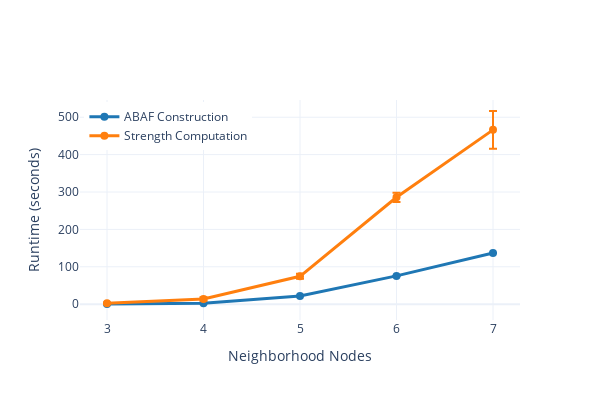
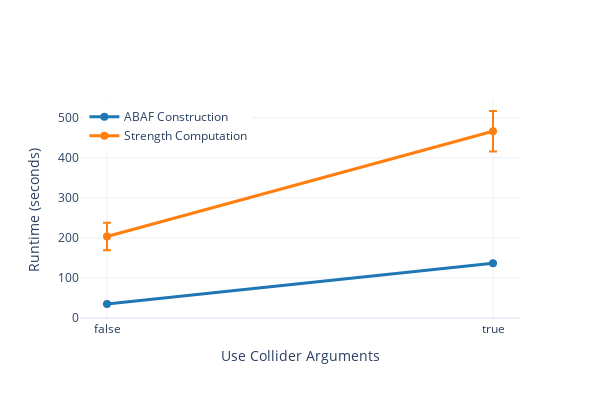
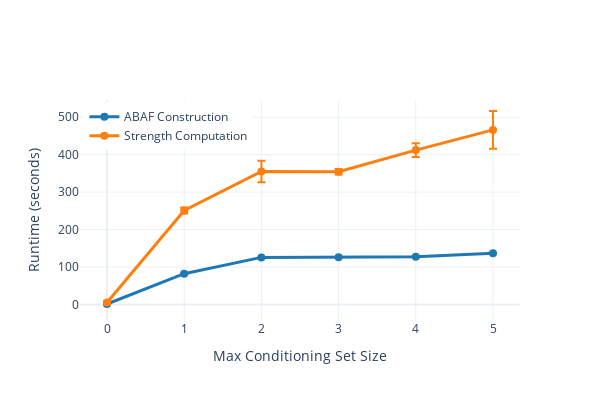
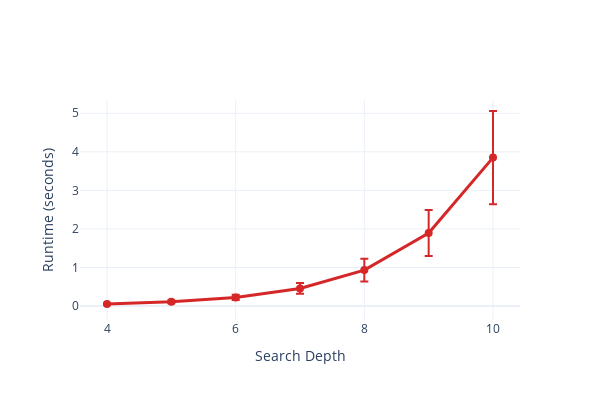

Notebook code for these charts, in order:
### Code cell
# Generate all runtime ablation plots

# 1. Neighbourhood N Nodes runtime ablation
print("1. Neighbourhood N Nodes Runtime Ablation")
runtime_stats_cycle = create_runtime_ablation_plot('neighbourhood_n_nodes', 
                                                   name='runtimes_neighbourhood_nodes.png',
                                                   cols_to_plot=[
                                                         'elapsed_bsaf_creation', 
                                                         'elapsed_model_solution', 
                                                        #  'aba_elapsed', 
                                                        #  'ranking_elapsed'
                                                   ])

# 2. Use collider arguments runtime ablation
print("\n2. Use Collider Arguments Runtime Ablation")
runtime_stats_ct_depth = create_runtime_ablation_plot('use_collider_arguments',
                                                      name='runtimes_use_collider.png',
                                                      cols_to_plot=[
                                                         'elapsed_bsaf_creation', 
                                                         'elapsed_model_solution', 
                                                        #  'aba_elapsed', 
                                                        #  'ranking_elapsed'
                                                   ])

# 3. Max C Set Size runtime ablation  
print("\n3. Max C Set Size Runtime Ablation")
runtime_stats_c_set = create_runtime_ablation_plot('max_c_set_size',
                                                      name='runtimes_max_c_set.png',
                                                      cols_to_plot=[
                                                         'elapsed_bsaf_creation', 
                                                         'elapsed_model_solution', 
                                                        #  'aba_elapsed', 
                                                        #  'ranking_elapsed'
                                                   ])

# 4. Search Depth runtime ablation
print("\n4. Search Depth Runtime Ablation") 
runtime_stats_search = create_runtime_ablation_plot('search_depth',
                                                      name='runtimes_search_depth.png',
                                                    cols_to_plot=[
                                                        #  'elapsed_bsaf_creation', 
                                                        #  'elapsed_model_solution', 
                                                        #  'aba_elapsed', 
                                                         'ranking_elapsed'
                                                   ])

### Figure 1 — Plotly figure (JSON) as saved in the notebook; plotly's stock layout.template omitted (floating-point values rounded to 4 significant figures)
{"data": [{"error_y": {"array": [0.0, 0.0, 0.0, 0.0, 0.0], "type": "data", "visible": true}, "line": {"color": "#1f77b4", "width": 3}, "marker": {"size": 8}, "mode": "lines+markers", "name": "ABAF Construction", "type": "scatter", "x": [3, 4, 5, 6, 7], "y": [0.3522, 2.111, 21.65, 75.52, 136.8]}, {"error_y": {"array": [1.731, 4.538, 6.527, 12.44, 50.49], "type": "data", "visible": true}, "line": {"color": "#ff7f0e", "width": 3}, "marker": {"size": 8}, "mode": "lines+markers", "name": "Strength Computation", "type": "scatter", "x": [3, 4, 5, 6, 7], "y": [2.173, 13.63, 74.44, 285.8, 466.2]}], "layout": {"height": 400, "legend": {"x": 0.01, "xanchor": "left", "y": 0.99, "yanchor": "top"}, "title": {"text": ""}, "width": 600, "xaxis": {"title": {"text": "Neighborhood Nodes"}}, "yaxis": {"title": {"text": "Runtime (seconds)"}}}}

### Figure 2 — Plotly figure (JSON) as saved in the notebook; plotly's stock layout.template omitted (floating-point values rounded to 4 significant figures)
{"data": [{"error_y": {"array": [0.0, 0.0], "type": "data", "visible": true}, "line": {"color": "#1f77b4", "width": 3}, "marker": {"size": 8}, "mode": "lines+markers", "name": "ABAF Construction", "type": "scatter", "x": [false, true], "y": [35.2, 136.8]}, {"error_y": {"array": [34.31, 50.49], "type": "data", "visible": true}, "line": {"color": "#ff7f0e", "width": 3}, "marker": {"size": 8}, "mode": "lines+markers", "name": "Strength Computation", "type": "scatter", "x": [false, true], "y": [203.7, 466.2]}], "layout": {"height": 400, "legend": {"x": 0.01, "xanchor": "left", "y": 0.99, "yanchor": "top"}, "title": {"text": ""}, "width": 600, "xaxis": {"title": {"text": "Use Collider Arguments"}}, "yaxis": {"title": {"text": "Runtime (seconds)"}}}}

### Figure 3 — Plotly figure (JSON) as saved in the notebook; plotly's stock layout.template omitted (floating-point values rounded to 4 significant figures)
{"data": [{"error_y": {"array": [0.0, 0.0, 0.0, 0.0, 0.0, 0.0], "type": "data", "visible": true}, "line": {"color": "#1f77b4", "width": 3}, "marker": {"size": 8}, "mode": "lines+markers", "name": "ABAF Construction", "type": "scatter", "x": [0, 1, 2, 3, 4, 5], "y": [1.348, 82.23, 125.8, 126.4, 127.7, 136.8]}, {"error_y": {"array": [3.102, 8.148, 28.69, 7.198, 18.32, 50.49], "type": "data", "visible": true}, "line": {"color": "#ff7f0e", "width": 3}, "marker": {"size": 8}, "mode": "lines+markers", "name": "Strength Computation", "type": "scatter", "x": [0, 1, 2, 3, 4, 5], "y": [5.508, 251.1, 355.3, 354.5, 412.3, 466.2]}], "layout": {"height": 400, "legend": {"x": 0.01, "xanchor": "left", "y": 0.99, "yanchor": "top"}, "title": {"text": ""}, "width": 600, "xaxis": {"title": {"text": "Max Conditioning Set Size"}}, "yaxis": {"title": {"text": "Runtime (seconds)"}}}}

### Figure 4 — Plotly figure (JSON) as saved in the notebook; plotly's stock layout.template omitted (floating-point values rounded to 4 significant figures)
{"data": [{"error_y": {"array": [0.01657, 0.03376, 0.06788, 0.1399, 0.2931, 0.5953, 1.208], "type": "data", "visible": true}, "line": {"color": "#d62728", "width": 3}, "marker": {"size": 8}, "mode": "lines+markers", "name": "DAG Search Algorithm", "type": "scatter", "x": [4, 5, 6, 7, 8, 9, 10], "y": [0.05497, 0.1113, 0.2247, 0.4575, 0.934, 1.893, 3.851]}], "layout": {"height": 400, "legend": {"x": 0.01, "xanchor": "left", "y": 0.99, "yanchor": "top"}, "title": {"text": ""}, "width": 600, "xaxis": {"title": {"text": "Search Depth"}}, "yaxis": {"title": {"text": "Runtime (seconds)"}}}}
